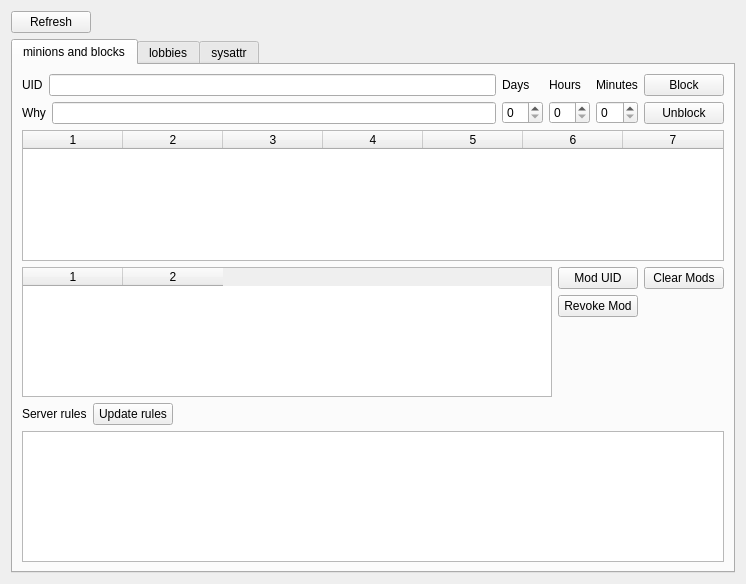
<?xml version="1.0" encoding="UTF-8"?>
<ui version="4.0">
 <class>adminw</class>
 <widget class="QWidget" name="adminw">
  <property name="geometry">
   <rect>
    <x>0</x>
    <y>0</y>
    <width>746</width>
    <height>584</height>
   </rect>
  </property>
  <property name="windowTitle">
   <string>Admin/moderator functions</string>
  </property>
  <layout class="QGridLayout" name="gridLayout">
   <item row="0" column="0">
    <layout class="QVBoxLayout" name="verticalLayout_3">
     <item>
      <layout class="QHBoxLayout" name="horizontalLayout_5">
       <property name="sizeConstraint">
        <enum>QLayout::SetMaximumSize</enum>
       </property>
       <item>
        <widget class="QPushButton" name="pushButton">
         <property name="text">
          <string>Refresh</string>
         </property>
        </widget>
       </item>
       <item>
        <spacer name="horizontalSpacer_2">
         <property name="orientation">
          <enum>Qt::Horizontal</enum>
         </property>
         <property name="sizeHint" stdset="0">
          <size>
           <width>40</width>
           <height>20</height>
          </size>
         </property>
        </spacer>
       </item>
      </layout>
     </item>
     <item>
      <widget class="QTabWidget" name="tabWidget">
       <property name="sizePolicy">
        <sizepolicy hsizetype="Expanding" vsizetype="Expanding">
         <horstretch>0</horstretch>
         <verstretch>0</verstretch>
        </sizepolicy>
       </property>
       <property name="currentIndex">
        <number>0</number>
       </property>
       <widget class="QWidget" name="subgod_tab">
        <attribute name="title">
         <string>minions and blocks</string>
        </attribute>
        <layout class="QGridLayout" name="gridLayout_2">
         <item row="0" column="0">
          <layout class="QHBoxLayout" name="_2">
           <property name="spacing">
            <number>6</number>
           </property>
           <property name="margin">
            <number>0</number>
           </property>
           <item>
            <layout class="QVBoxLayout" name="_3">
             <property name="spacing">
              <number>6</number>
             </property>
             <property name="margin">
              <number>0</number>
             </property>
             <item>
              <layout class="QHBoxLayout" name="_4">
               <property name="spacing">
                <number>6</number>
               </property>
               <property name="margin">
                <number>0</number>
               </property>
               <item>
                <widget class="QLabel" name="label_4">
                 <property name="text">
                  <string>UID</string>
                 </property>
                 <property name="buddy">
                  <cstring>uid_edit</cstring>
                 </property>
                </widget>
               </item>
               <item>
                <widget class="QLineEdit" name="uid_edit"/>
               </item>
              </layout>
             </item>
             <item>
              <layout class="QHBoxLayout" name="_5">
               <property name="spacing">
                <number>6</number>
               </property>
               <property name="margin">
                <number>0</number>
               </property>
               <item>
                <widget class="QLabel" name="label_5">
                 <property name="text">
                  <string>Why</string>
                 </property>
                 <property name="buddy">
                  <cstring>why_edit</cstring>
                 </property>
                </widget>
               </item>
               <item>
                <widget class="QLineEdit" name="why_edit"/>
               </item>
              </layout>
             </item>
            </layout>
           </item>
           <item>
            <layout class="QGridLayout" name="_6">
             <property name="margin">
              <number>0</number>
             </property>
             <property name="spacing">
              <number>6</number>
             </property>
             <item row="1" column="2">
              <widget class="QSpinBox" name="minutes_spin"/>
             </item>
             <item row="0" column="0">
              <widget class="QLabel" name="label">
               <property name="text">
                <string>Days</string>
               </property>
               <property name="buddy">
                <cstring>days_spin</cstring>
               </property>
              </widget>
             </item>
             <item row="1" column="1">
              <widget class="QSpinBox" name="hours_spin"/>
             </item>
             <item row="1" column="0">
              <widget class="QSpinBox" name="days_spin"/>
             </item>
             <item row="0" column="1">
              <widget class="QLabel" name="label_2">
               <property name="text">
                <string>Hours</string>
               </property>
               <property name="buddy">
                <cstring>hours_spin</cstring>
               </property>
              </widget>
             </item>
             <item row="0" column="2">
              <widget class="QLabel" name="label_3">
               <property name="text">
                <string>Minutes</string>
               </property>
               <property name="buddy">
                <cstring>minutes_spin</cstring>
               </property>
              </widget>
             </item>
            </layout>
           </item>
           <item>
            <layout class="QVBoxLayout" name="_7">
             <property name="spacing">
              <number>6</number>
             </property>
             <property name="margin">
              <number>0</number>
             </property>
             <item>
              <widget class="QPushButton" name="block_button">
               <property name="text">
                <string>Block</string>
               </property>
              </widget>
             </item>
             <item>
              <widget class="QPushButton" name="unblock_button">
               <property name="text">
                <string>Unblock</string>
               </property>
              </widget>
             </item>
            </layout>
           </item>
          </layout>
         </item>
         <item row="1" column="0">
          <widget class="QTableWidget" name="block_table">
           <property name="alternatingRowColors">
            <bool>true</bool>
           </property>
           <property name="columnCount">
            <number>7</number>
           </property>
           <column/>
           <column/>
           <column/>
           <column/>
           <column/>
           <column/>
           <column/>
          </widget>
         </item>
         <item row="2" column="0">
          <layout class="QHBoxLayout" name="_8">
           <property name="spacing">
            <number>6</number>
           </property>
           <property name="margin">
            <number>0</number>
           </property>
           <item>
            <widget class="QTableWidget" name="mod_table">
             <property name="columnCount">
              <number>2</number>
             </property>
             <column/>
             <column/>
            </widget>
           </item>
           <item>
            <layout class="QVBoxLayout" name="_9">
             <property name="spacing">
              <number>6</number>
             </property>
             <property name="margin">
              <number>0</number>
             </property>
             <item>
              <layout class="QGridLayout" name="_10">
               <property name="margin">
                <number>0</number>
               </property>
               <property name="spacing">
                <number>6</number>
               </property>
               <item row="0" column="0">
                <widget class="QPushButton" name="mod_button">
                 <property name="text">
                  <string>Mod UID</string>
                 </property>
                </widget>
               </item>
               <item row="1" column="0">
                <widget class="QPushButton" name="unmod_button">
                 <property name="text">
                  <string>Revoke Mod</string>
                 </property>
                </widget>
               </item>
               <item row="0" column="1">
                <widget class="QPushButton" name="clear_mods_button">
                 <property name="text">
                  <string>Clear Mods</string>
                 </property>
                </widget>
               </item>
              </layout>
             </item>
             <item>
              <spacer>
               <property name="orientation">
                <enum>Qt::Vertical</enum>
               </property>
               <property name="sizeHint" stdset="0">
                <size>
                 <width>20</width>
                 <height>40</height>
                </size>
               </property>
              </spacer>
             </item>
            </layout>
           </item>
          </layout>
         </item>
         <item row="3" column="0">
          <layout class="QHBoxLayout" name="horizontalLayout_4">
           <item>
            <widget class="QLabel" name="label_10">
             <property name="text">
              <string>Server rules</string>
             </property>
            </widget>
           </item>
           <item>
            <widget class="QPushButton" name="update_rules">
             <property name="text">
              <string>Update rules</string>
             </property>
            </widget>
           </item>
           <item>
            <spacer name="horizontalSpacer">
             <property name="orientation">
              <enum>Qt::Horizontal</enum>
             </property>
             <property name="sizeHint" stdset="0">
              <size>
               <width>40</width>
               <height>20</height>
              </size>
             </property>
            </spacer>
           </item>
          </layout>
         </item>
         <item row="4" column="0">
          <widget class="QTextEdit" name="rules"/>
         </item>
        </layout>
       </widget>
       <widget class="QWidget" name="lobbies_tab">
        <attribute name="title">
         <string>lobbies</string>
        </attribute>
        <layout class="QGridLayout" name="gridLayout_3">
         <item row="0" column="0">
          <layout class="QHBoxLayout" name="horizontalLayout_3">
           <item>
            <layout class="QHBoxLayout" name="_11">
             <item>
              <layout class="QHBoxLayout" name="_12">
               <item>
                <widget class="QLabel" name="label_7">
                 <property name="text">
                  <string>category</string>
                 </property>
                </widget>
               </item>
               <item>
                <widget class="QLineEdit" name="category_edit"/>
               </item>
              </layout>
             </item>
             <item>
              <layout class="QHBoxLayout" name="_13">
               <item>
                <widget class="QLabel" name="label_8">
                 <property name="text">
                  <string>max users</string>
                 </property>
                </widget>
               </item>
               <item>
                <widget class="QLineEdit" name="max_users_edit"/>
               </item>
              </layout>
             </item>
             <item>
              <layout class="QHBoxLayout" name="_14">
               <item>
                <widget class="QLabel" name="label_6">
                 <property name="text">
                  <string>dispname</string>
                 </property>
                </widget>
               </item>
               <item>
                <widget class="QLineEdit" name="dispname_edit"/>
               </item>
              </layout>
             </item>
             <item>
              <layout class="QHBoxLayout" name="_15">
               <item>
                <widget class="QLabel" name="label_9">
                 <property name="text">
                  <string>pw</string>
                 </property>
                </widget>
               </item>
               <item>
                <widget class="QLineEdit" name="pw_edit"/>
               </item>
              </layout>
             </item>
            </layout>
           </item>
           <item>
            <layout class="QVBoxLayout" name="_16">
             <item>
              <widget class="QPushButton" name="create_user_lobby_button">
               <property name="text">
                <string>Create Lobby</string>
               </property>
              </widget>
             </item>
             <item>
              <widget class="QPushButton" name="remove_user_lobby_button">
               <property name="text">
                <string>Remove Lobby</string>
               </property>
              </widget>
             </item>
            </layout>
           </item>
          </layout>
         </item>
         <item row="1" column="0">
          <widget class="QTableWidget" name="server_table">
           <property name="alternatingRowColors">
            <bool>true</bool>
           </property>
           <property name="selectionMode">
            <enum>QAbstractItemView::NoSelection</enum>
           </property>
           <column>
            <property name="text">
             <string>Host</string>
            </property>
           </column>
           <column>
            <property name="text">
             <string>IP</string>
            </property>
           </column>
           <column>
            <property name="text">
             <string>Port</string>
            </property>
           </column>
           <column>
            <property name="text">
             <string>Name</string>
            </property>
           </column>
           <column>
            <property name="text">
             <string>Category</string>
            </property>
           </column>
          </widget>
         </item>
         <item row="2" column="0">
          <widget class="QTableWidget" name="ulob_table">
           <property name="sizePolicy">
            <sizepolicy hsizetype="Expanding" vsizetype="MinimumExpanding">
             <horstretch>0</horstretch>
             <verstretch>0</verstretch>
            </sizepolicy>
           </property>
           <property name="alternatingRowColors">
            <bool>true</bool>
           </property>
           <property name="selectionMode">
            <enum>QAbstractItemView::SingleSelection</enum>
           </property>
           <property name="selectionBehavior">
            <enum>QAbstractItemView::SelectRows</enum>
           </property>
           <column>
            <property name="text">
             <string>id</string>
            </property>
           </column>
           <column>
            <property name="text">
             <string>host</string>
            </property>
           </column>
           <column>
            <property name="text">
             <string>ip</string>
            </property>
           </column>
           <column>
            <property name="text">
             <string>port</string>
            </property>
           </column>
           <column>
            <property name="text">
             <string>rating</string>
            </property>
           </column>
           <column>
            <property name="text">
             <string>dispname</string>
            </property>
           </column>
           <column>
            <property name="text">
             <string>category</string>
            </property>
           </column>
           <column>
            <property name="text">
             <string>max</string>
            </property>
           </column>
           <column>
            <property name="text">
             <string>subgod</string>
            </property>
           </column>
          </widget>
         </item>
        </layout>
       </widget>
       <widget class="QWidget" name="sysattr_tab">
        <attribute name="title">
         <string>sysattr</string>
        </attribute>
        <layout class="QGridLayout" name="gridLayout_4">
         <item row="0" column="0">
          <layout class="QVBoxLayout" name="verticalLayout_2">
           <item>
            <layout class="QHBoxLayout" name="horizontalLayout_2">
             <item>
              <layout class="QVBoxLayout" name="verticalLayout">
               <item>
                <widget class="QPushButton" name="set_sys_attr">
                 <property name="text">
                  <string>set sys attr</string>
                 </property>
                </widget>
               </item>
               <item>
                <layout class="QHBoxLayout" name="horizontalLayout">
                 <item>
                  <widget class="QLineEdit" name="sys_name"/>
                 </item>
                 <item>
                  <widget class="QComboBox" name="type_comboBox">
                   <item>
                    <property name="text">
                     <string>nil</string>
                    </property>
                   </item>
                   <item>
                    <property name="text">
                     <string>str</string>
                    </property>
                   </item>
                   <item>
                    <property name="text">
                     <string>int</string>
                    </property>
                   </item>
                  </widget>
                 </item>
                </layout>
               </item>
               <item>
                <widget class="QTextEdit" name="sys_val"/>
               </item>
              </layout>
             </item>
             <item>
              <widget class="QTableWidget" name="sys_table">
               <column>
                <property name="text">
                 <string>Type</string>
                </property>
               </column>
               <column>
                <property name="text">
                 <string>Name</string>
                </property>
               </column>
               <column>
                <property name="text">
                 <string>Val</string>
                </property>
               </column>
              </widget>
             </item>
            </layout>
           </item>
          </layout>
         </item>
        </layout>
       </widget>
      </widget>
     </item>
    </layout>
   </item>
  </layout>
 </widget>
 <resources/>
 <connections/>
</ui>
